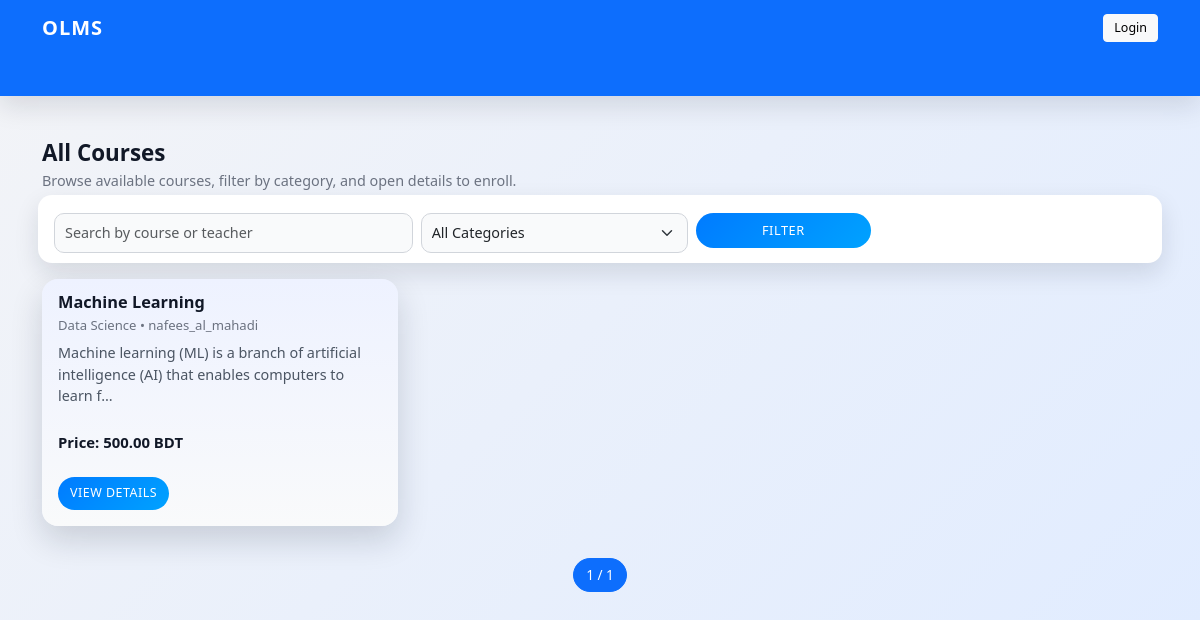
The page / on the database its author committed.
### courses/models.py (models this page shows, shortened)
class Course(models.Model):
    teacher = models.ForeignKey(
        User, on_delete=models.CASCADE, related_name='courses'
    )
    title = models.CharField(max_length=200)
    description = models.TextField()
    category = models.ForeignKey(
        Category, on_delete=models.SET_NULL, null=True, blank=True
    )
    price = models.DecimalField(max_digits=8, decimal_places=2, default=0)
    created_at = models.DateTimeField(auto_now_add=True)
    updated_at = models.DateTimeField(auto_now=True)
    is_active = models.BooleanField(default=True)

class Category(models.Model):
    name = models.CharField(max_length=100, unique=True)
    description = models.TextField(blank=True, null=True)
    def __str__(self):
        return self.name

### accounts/models.py (models this page shows, shortened)
class CustomUser(AbstractUser):
    ROLE_CHOICES = (
        ('admin', 'Admin'),
        ('teacher', 'Teacher'),
        ('student', 'Student'),
    )
    role = models.CharField(max_length=10, choices=ROLE_CHOICES, default='student')
    phone = models.CharField(max_length=20, blank=True, null=True)
    gender = models.CharField(max_length=10, blank=True, null=True)
    profile_photo = models.ImageField(upload_to='profiles/', blank=True, null=True)
    qualification = models.CharField(max_length=255, blank=True, null=True)
    expertise = models.CharField(max_length=255, blank=True, null=True)

### courses/views.py (the view)
# urls.py: path('', course_list_view, name='course_list'),
def course_list_view(request):
    query = request.GET.get('q', '')
    category_id = request.GET.get('category', '')
    courses = Course.objects.filter(is_active=True)
    if query:
        courses = courses.filter(
            Q(title__icontains=query) |
            Q(description__icontains=query) |
            Q(teacher__username__icontains=query)
        )
    if category_id:
        courses = courses.filter(category_id=category_id)
    paginator = Paginator(courses.order_by('-created_at'), 9)
    page_number = request.GET.get('page')
    page_obj = paginator.get_page(page_number)
    categories = Category.objects.all()
    context = {
        'page_obj': page_obj,
        'categories': categories,
        'selected_category': category_id,
        'query': query,
    }
    return render(request, 'courses/course_list.html', context)

### courses/templates/courses/course_list.html (shortened to what this page needs)
{% extends 'base.html' %}
{% block content %}
<div class="olms-course-list-header">
    <div>
        <div class="olms-course-list-title">All Courses</div>
        <div class="olms-course-list-subtitle">
            Browse available courses, filter by category, and open details to enroll.
        </div>
    </div>
</div>
<form method="get" class="row g-2 olms-course-filters">
    <div class="col-md-4 col-sm-6">
        <input type="text" name="q" value="{{ query }}" class="form-control"
               placeholder="Search by course or teacher">
    </div>
    <div class="col-md-3 col-sm-4">
        <select name="category" class="form-select">
            <option value="">All Categories</option>
        </select>
    </div>
    <div class="col-md-2 col-sm-2">
        <button class="btn btn-primary w-100">Filter</button>
    </div>
</form>
<div class="row">
    {% for course in page_obj %}
    <div class="col-md-4 mb-3">
        <div class="olms-course-card h-100">
            <div class="olms-course-card-body d-flex flex-column">
                <h5 class="olms-course-card-title">{{ course.title }}</h5>
                <p class="olms-course-card-meta">
                    {{ course.category }} • {{ course.teacher.username }}
                </p>
                <p class="olms-course-card-desc flex-grow-1">
                    {{ course.description|truncatechars:100 }}
                </p>
                <p class="olms-course-card-price">
                    Price: {{ course.price }} BDT
                </p>
                <a href="{% url 'courses:course_detail' course.pk %}"
                   class="btn btn-primary mt-2 olms-course-card-btn align-self-start">
                    View Details
                </a>
            </div>
        </div>
    </div>
    {% empty %}
    <p class="olms-course-empty">No courses found. Try changing your filters.</p>
    {% endfor %}
</div>
<nav class="mt-3 olms-pagination">
    <ul class="pagination justify-content-center">
        <li class="page-item active">
            <span class="page-link">{{ page_obj.number }} / {{ page_obj.paginator.num_pages }}</span>
        </li>
    </ul>
</nav>
{% endblock %}

### static/css/style.css (style rules this page uses)
body { background: linear-gradient(135deg, #f3f4f7, #e1ecff); font-family: system-ui, -apple-system, BlinkMacSystemFont, "Segoe UI", sans-serif; color: #111827; }
h1, h2, h3, h4, h5 { color: #111827; }
.btn-primary { background: linear-gradient(135deg, #007bff, #00a2ff); border: none; }
.form-control, .form-select { border-radius: 10px; border-color: #d1d5db; font-size: 0.9rem; }
a { color: #2563eb; text-decoration: none; }
.pagination .page-link { border-radius: 999px !important; font-size: 0.85rem; }
.mb-3 { margin-bottom: 1rem !important; }
.mt-2 { margin-top: 0.5rem !important; }
.mt-3 { margin-top: 1rem !important; }

### courses/templates/courses/course_list.html (style rules this page uses)
.olms-course-list-header { display: flex; justify-content: space-between; align-items: baseline; margin-bottom: 12px; }
.olms-course-list-title { font-size: 1.4rem; font-weight: 600; }
.olms-course-list-subtitle { font-size: 0.9rem; color: #6b7280; }
.olms-course-filters { background: #ffffff; border-radius: 14px; padding: 10px 12px; box-shadow: 0 10px 24px rgba(15, 23, 42, 0.12); margin-bottom: 16px; }
.olms-course-filters input, .olms-course-filters select { border-radius: 10px; border-color: #d1d5db; font-size: 0.9rem; padding: 8px 10px; background-color: #f9fafb; transition: border-color 0.15s ease, box-shadow 0.15s ease, background-color 0.15s ease; }
.olms-course-filters button { border-radius: 999px; font-size: 0.8rem; text-transform: uppercase; letter-spacing: 0.04em; padding: 8px 10px; }
.olms-course-card { border-radius: 16px; border: none; overflow: hidden; box-shadow: 0 14px 32px rgba(15, 23, 42, 0.16); background: linear-gradient(180deg, #eef2ff, #f9fafb); transition: transform 0.15s ease, box-shadow 0.15s ease; }
.olms-course-card-body { padding: 14px 16px 16px; }
.olms-course-card-title { font-size: 1.02rem; font-weight: 600; margin-bottom: 4px; }
.olms-course-card-meta { font-size: 0.82rem; color: #6b7280; margin-bottom: 6px; }
.olms-course-card-desc { font-size: 0.9rem; color: #4b5563; }
.olms-course-card-price { font-weight: 600; font-size: 0.93rem; margin-top: 8px; }
.olms-course-card-btn { border-radius: 999px; font-size: 0.78rem; text-transform: uppercase; letter-spacing: 0.04em; padding: 7px 12px; }
.olms-pagination .page-link { border-radius: 999px !important; font-size: 0.85rem; }

### rows shown on the page
Course: title "Machine Learning", category "Data Science", teacher.username "nafees_al_mahadi", description "Machine learning (ML) is a branch of artificial intelligence (AI) that enables computers to learn f…", price "500.00"

### other values the page prints
{{ page_obj.number }} "1"
{{ page_obj.paginator.num_pages }} "1"
